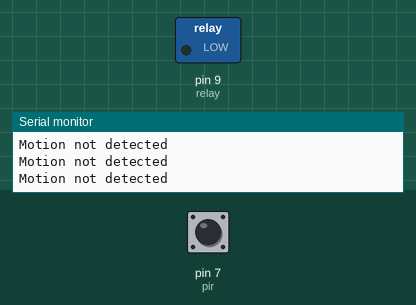
A sketch run on a simulated Arduino Uno, built with avr-gcc and run on an emulated ATmega328P. Shown: switched loads named in the sketch (green lamp = pin HIGH), the last lines printed to the serial monitor. Dashed ring = blinking. Inputs (shaded band) come from the test bench; at power-on: pin 7 (pir) LOW.

Above: at 1.2 s.
1.3 s: pin 7 (pir) driven HIGH
At 2.1 s:
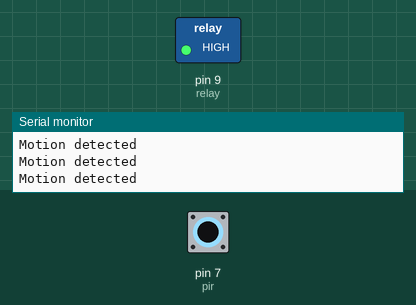
2.8 s: pin 7 (pir) driven LOW
At 3.5 s:
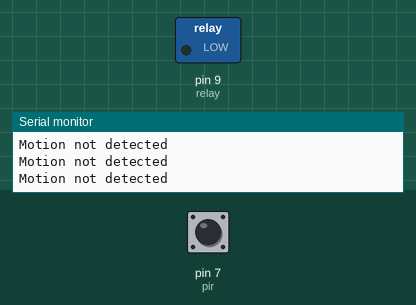
5.8 s: pin 7 (pir) pulsed HIGH 2 times (0.12 s each, 0.3 s apart)
At 5.88 s:
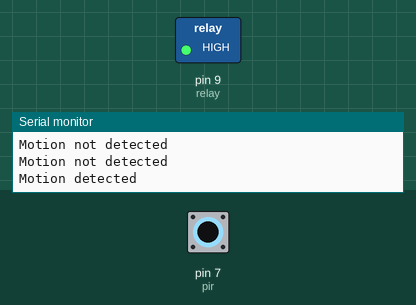
9.4 s: pin 7 (pir) pulsed HIGH 5 times (0.12 s each, 0.3 s apart)
At 11.2 s:
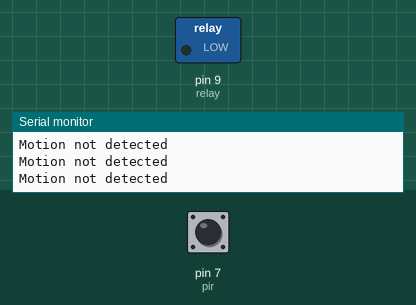
Timing chart, 0 to 12.7 s (numbered marks = the images above; inputs shaded):
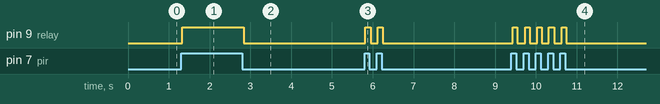

Measured:
- after the input at 1.3 s, pin 9 (relay): LOW → HIGH at once
- after the input at 2.8 s, pin 9 (relay): HIGH → LOW at once
- after the input at 5.8 s, pin 9 (relay): alternates HIGH for 0.13 s and LOW for 0.17 s, 4 changes in all, then stays LOW, starting at once
- after the input at 9.4 s, pin 9 (relay): alternates HIGH for 0.11 s and LOW for 0.19 s, 10 changes in all, then stays LOW, starting at once

The sketch:

smartmotionlight.ino
```cpp
int pir=7;
int relay=9;
void setup() {
  Serial.begin(9600);
  pinMode(pir,INPUT);
  pinMode(relay,OUTPUT);


}

void loop() {
  if(digitalRead(pir)==HIGH){
    Serial.println("Motion detected");
    digitalWrite(relay,HIGH);

  }
else{
  Serial.println("Motion not detected");
  digitalWrite(relay,LOW);
}
}
```
